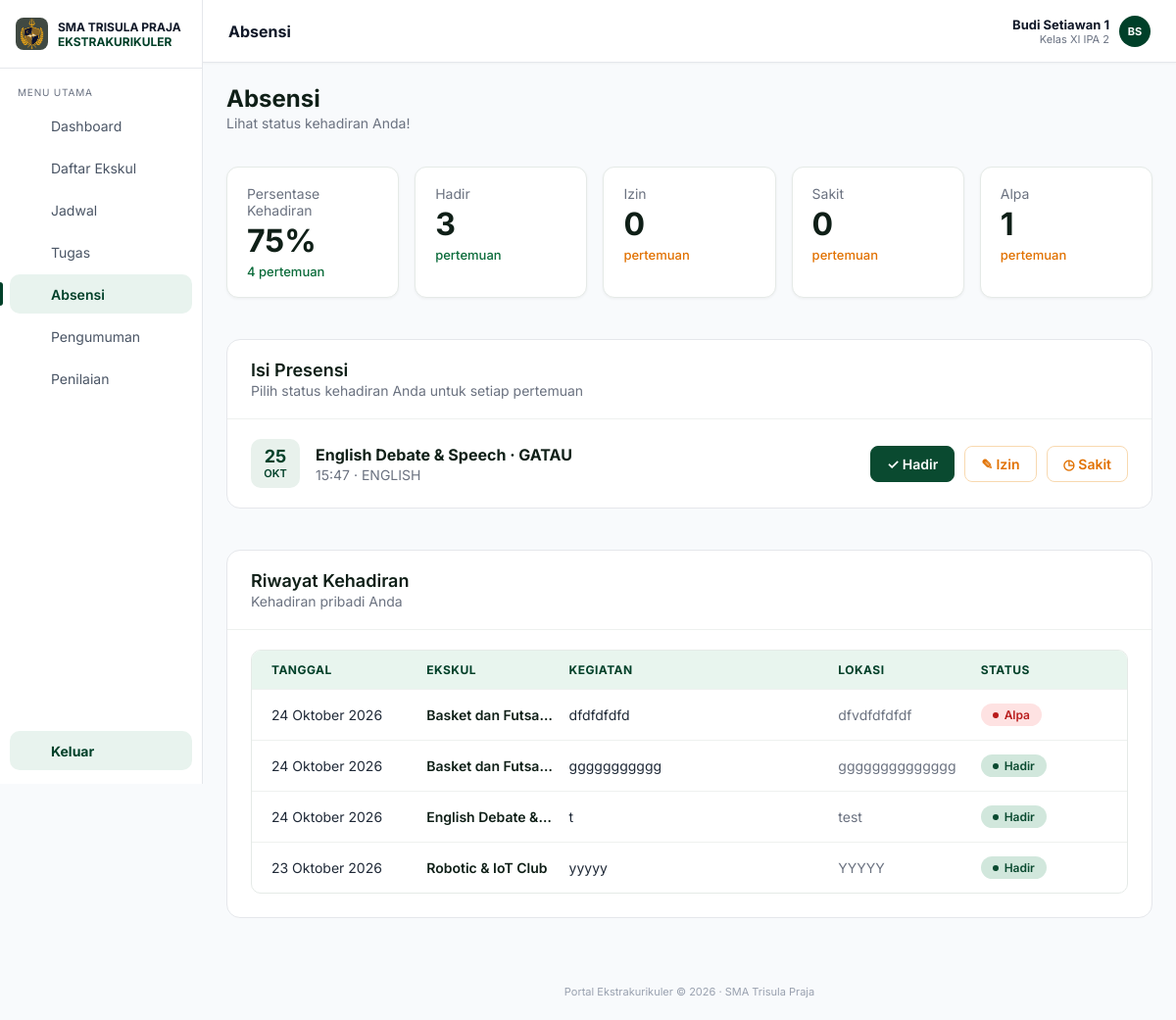
Screenshot of /portal-trisula/absensi.php (signed in) with the database file from the repository.
### tables this page shows
CREATE TABLE `users` (
  `id` int UNSIGNED NOT NULL,
  `username` varchar(50) NOT NULL,
  `password` varchar(255) NOT NULL,
  `nama` varchar(100) NOT NULL,
  `role` enum('siswa','pembimbing') NOT NULL DEFAULT 'siswa',
  `nis` varchar(20) DEFAULT NULL,
  `angkatan` year DEFAULT NULL,
  `kelas` varchar(30) DEFAULT NULL,
  `created_at` timestamp NULL DEFAULT CURRENT_TIMESTAMP
);

CREATE TABLE `ekskul_pertemuan` (
  `id` int NOT NULL,
  `ekskul_id` int NOT NULL,
  `tanggal` date NOT NULL,
  `jam` time NOT NULL DEFAULT '08:00:00',
  `kegiatan` varchar(150) NOT NULL,
  `lokasi` varchar(100) NOT NULL DEFAULT '-',
  `created_at` timestamp NOT NULL DEFAULT CURRENT_TIMESTAMP
);

CREATE TABLE `ekskul` (
  `id` int UNSIGNED NOT NULL,
  `nama` varchar(100) NOT NULL,
  `deskripsi` varchar(255) NOT NULL,
  `pembimbing` varchar(100) NOT NULL,
  `pembimbing_id` int UNSIGNED DEFAULT NULL,
  `hari` enum('Senin','Selasa','Rabu','Kamis','Jumat','Sabtu','Minggu') NOT NULL,
  `jam_mulai` time NOT NULL,
  `jam_selesai` time NOT NULL,
  `kuota` smallint UNSIGNED NOT NULL
);

CREATE TABLE `ekskul_absensi` (
  `id` int NOT NULL,
  `pertemuan_id` int NOT NULL,
  `siswa_id` int NOT NULL,
  `status` enum('hadir','izin','sakit','alpa') NOT NULL,
  `created_at` timestamp NOT NULL DEFAULT CURRENT_TIMESTAMP
);

### portal-trisula/includes/auth.php (called while the page is built, shortened)
<?php
function e(?string $v): string
{
    return htmlspecialchars($v ?? '', ENT_QUOTES, 'UTF-8');
}
function is_logged_in(): bool
{
    return isset($_SESSION['user']);
}
function require_role(string $role): array
{
    return $_SESSION['user'];
}

### portal-trisula/includes/ekskul.php (called while the page is built, shortened)
<?php
function load_user(PDO $pdo, int $id): array
{
    $st = $pdo->prepare('SELECT id, nama, nis, angkatan, kelas FROM users WHERE id = ?');
    $st->execute([$id]);
    return $st->fetch() ?: ['id' => $id, 'nama' => '', 'nis' => '', 'angkatan' => '', 'kelas' => ''];
}

### portal-trisula/absensi.php (the view, shortened to what this page needs)
<?php
require __DIR__ . '/config/database.php';
require __DIR__ . '/includes/auth.php';
require __DIR__ . '/includes/siswa_layout.php';
require __DIR__ . '/includes/ekskul.php';
if (!function_exists('tgl_panjang')) {
    function tgl_panjang(string $date): string
    {
        static $b = [1 => 'Januari', 'Februari', 'Maret', 'April', 'Mei', 'Juni', 'Juli', 'Agustus', 'September', 'Oktober', 'November', 'Desember'];
        $t = strtotime($date);
        return date('j', $t) . ' ' . $b[(int) date('n', $t)] . ' ' . date('Y', $t);
    }
}
function abs_bulan(string $date): string
{
    static $b = [1 => 'JAN', 'FEB', 'MAR', 'APR', 'MEI', 'JUN', 'JUL', 'AGU', 'SEP', 'OKT', 'NOV', 'DES'];
    return $b[(int) date('n', strtotime($date))];
}
$session = require_role('siswa');
$pdo     = db();
$user    = load_user($pdo, (int) $session['id']);
$uid     = (int) $user['id'];
$today = date('Y-m-d');
$batas = date('Y-m-d', strtotime('-' . JENDELA_HARI . ' days'));
$st = $pdo->prepare("SELECT m.id, m.tanggal, m.jam, m.kegiatan, m.lokasi, e.nama AS ekskul, a.status
                     FROM ekskul_pertemuan m
                     JOIN ekskul e ON e.id = m.ekskul_id
                     JOIN pendaftaran p ON p.ekskul_id = m.ekskul_id AND p.siswa_id = ? AND p.status = 'disetujui'
                     LEFT JOIN ekskul_absensi a ON a.pertemuan_id = m.id AND a.siswa_id = ?
                     WHERE m.tanggal <= ?
                     ORDER BY m.tanggal DESC, m.jam DESC, m.id DESC");
$st->execute([$uid, $uid, $today]);
$semua = $st->fetchAll();
$hitung  = ['hadir' => 0, 'izin' => 0, 'sakit' => 0, 'alpa' => 0];
$pending = [];
$riwayat = [];
foreach ($semua as $r) {
    if ($r['status']) {
        $r['state'] = $r['status'];
    } elseif ($r['tanggal'] >= $batas) {
        $pending[] = $r;
        continue;
    } else {
        $r['state'] = 'alpa';
    }
    $hitung[$r['state']]++;
    $riwayat[] = $r;
}
$pending = array_reverse($pending);
$total  = array_sum($hitung);
$persen = $total > 0 ? (int) round($hitung['hadir'] / $total * 100) : 0;
$label = ['hadir' => 'Hadir', 'izin' => 'Izin', 'sakit' => 'Sakit', 'alpa' => 'Alpa'];
siswa_header('Absensi', 'absensi', $user);
?>
<div class="page-title"><h2>Absensi</h2><p>Lihat status kehadiran Anda!</p></div>
<section class="abs-stats">
    <article class="abs-stat">
        <small>Persentase Kehadiran</small>
        <strong><?= $persen ?>%</strong>
        <span class="ok"><?= $total ?> pertemuan</span>
    </article>
    <article class="abs-stat"><small>Hadir</small><strong><?= $hitung['hadir'] ?></strong><span class="ok">pertemuan</span></article>
    <article class="abs-stat"><small>Izin</small><strong><?= $hitung['izin'] ?></strong><span class="warn">pertemuan</span></article>
    <article class="abs-stat"><small>Sakit</small><strong><?= $hitung['sakit'] ?></strong><span class="warn">pertemuan</span></article>
    <article class="abs-stat"><small>Alpa</small><strong><?= $hitung['alpa'] ?></strong><span class="warn">pertemuan</span></article>
</section>
<section class="panel abs-panel">
    <header class="abs-head">
        <h3>Isi Presensi</h3>
        <p>Pilih status kehadiran Anda untuk setiap pertemuan</p>
    </header>
    <?php foreach ($pending as $r): ?>
        <div class="abs-fill">
            <div class="abs-date"><b><?= (int) date('j', strtotime($r['tanggal'])) ?></b><span><?= e(abs_bulan($r['tanggal'])) ?></span></div>
            <div class="abs-info">
                <b><?= e($r['ekskul']) ?> · <?= e($r['kegiatan']) ?></b>
                <small><?= e(substr((string) $r['jam'], 0, 5)) ?> · <?= e($r['lokasi']) ?></small>
            </div>
            <form method="post" class="abs-actions">
                <button type="submit" name="status" value="hadir" class="abs-btn abs-btn--hadir"
                        onclick="return confirm('Isi presensi sebagai Hadir? Pilihan tidak dapat diubah.')">✓ Hadir</button>
                <button type="submit" name="status" value="izin" class="abs-btn"
                        onclick="return confirm('Isi presensi sebagai Izin? Pilihan tidak dapat diubah.')">✎ Izin</button>
                <button type="submit" name="status" value="sakit" class="abs-btn"
                        onclick="return confirm('Isi presensi sebagai Sakit? Pilihan tidak dapat diubah.')">◷ Sakit</button>
            </form>
        </div>
    <?php endforeach; ?>
</section>
<section class="panel abs-panel">
    <header class="abs-head">
        <h3>Riwayat Kehadiran</h3>
        <p>Kehadiran pribadi Anda</p>
    </header>
    <div class="abs-table">
        <div class="abs-tr abs-th"><span>TANGGAL</span><span>EKSKUL</span><span>KEGIATAN</span><span>LOKASI</span><span>STATUS</span></div>
        <?php foreach ($riwayat as $r): ?>
            <div class="abs-tr">
                <span><?= e(tgl_panjang($r['tanggal'])) ?></span>
                <span class="abs-ek"><?= e($r['ekskul']) ?></span>
                <span><?= e($r['kegiatan']) ?></span>
                <span class="muted"><?= e($r['lokasi']) ?></span>
                <span><i class="abs-pill abs-<?= e($r['state']) ?>"><?= e($label[$r['state']]) ?></i></span>
            </div>
        <?php endforeach; ?>
    </div>
</section>
<?php siswa_footer();

### portal-trisula/includes/siswa_layout.php (shortened to what this page needs)
<?php
function icon(string $name): string
{
    $p = [
        'dashboard'  => '<rect x="3" y="3" width="7" height="7" rx="1"/><rect x="14" y="3" width="7" height="7" rx="1"/><rect x="3" y="14" width="7" height="7" rx="1"/><rect x="14" y="14" width="7" height="7" rx="1"/>',
        'ekskul'     => '<path d="M8 6h13M8 12h13M8 18h13"/><circle cx="4" cy="6" r="1"/><circle cx="4" cy="12" r="1"/><circle cx="4" cy="18" r="1"/>',
        'jadwal'     => '<rect x="3" y="5" width="18" height="16" rx="2"/><path d="M3 10h18M8 3v4M16 3v4"/>',
        'tugas'      => '<rect x="5" y="4" width="14" height="17" rx="2"/><path d="M9 4h6v3H9zM9 12h6M9 16h6"/>',
        'absensi'    => '<circle cx="12" cy="8" r="4"/><path d="M4 21a8 8 0 0 1 16 0"/>',
        'pengumuman' => '<rect x="3" y="7" width="18" height="12" rx="2"/><path d="M9 7V5h6v2"/>',
        'penilaian'  => '<path d="M6 20V10M12 20V4M18 20v-7"/>',
        'keluar'     => '<path d="M9 21H5a2 2 0 0 1-2-2V5a2 2 0 0 1 2-2h4M16 17l5-5-5-5M21 12H9"/>',
    ];
    return '<svg viewBox="0 0 24 24" width="20" height="20" fill="none" stroke="currentColor" stroke-width="1.8" stroke-linecap="round" stroke-linejoin="round" aria-hidden="true">' . ($p[$name] ?? '') . '</svg>';
}
function initials(string $nama): string
{
    $nama  = trim(explode(',', $nama)[0]);
    $parts = preg_split('/\s+/', $nama) ?: [];
    $out   = '';
    foreach (array_slice($parts, 0, 2) as $w) {
        $out .= mb_strtoupper(mb_substr($w, 0, 1));
    }
    return $out;
}
function siswa_header(string $title, string $active, array $user): void
{
    $menu = [
        'dashboard'  => ['Dashboard',    'dashboard_siswa.php'],
        'ekskul'     => ['Daftar Ekskul', 'daftar_ekskul.php'],
        'jadwal'     => ['Jadwal',       'jadwal.php'],
        'tugas'      => ['Tugas',        'tugas.php'],
        'absensi'    => ['Absensi',      'absensi.php'],
        'pengumuman' => ['Pengumuman',   'pengumuman.php'],
        'penilaian'  => ['Penilaian',    'penilaian.php'],
    ];
    ?>
<!DOCTYPE html>
<html lang="id">
<head>
    <link rel="stylesheet" href="assets/css/dashboard.css">
</head>
<body class="app">
<aside class="sidebar">
    <div class="brand">
        <img src="assets/img/logo.png" alt="" onerror="this.style.visibility='hidden'">
        <div><b>SMA TRISULA PRAJA</b><span>EKSTRAKURIKULER</span></div>
    </div>
    <p class="menu-label">MENU UTAMA</p>
    <nav>
        <?php foreach ($menu as $key => [$label, $href]): ?>
            <a href="<?= e($href) ?>" class="<?= $key === $active ? 'active' : '' ?>">
                <?= icon($key) ?> <span><?= e($label) ?></span>
            </a>
        <?php endforeach; ?>
    </nav>
    <a href="logout.php" class="logout"><?= icon('keluar') ?> <span>Keluar</span></a>
</aside>
<div class="content">
    <header class="top">
        <h1><?= e($title) ?></h1>
        <a href="profil.php" class="who" style="text-decoration:none;color:inherit">
            <span class="avatar" style="background:#004029"><?= e(initials($user['nama'])) ?></span>
            <div><b><?= e($user['nama']) ?></b><small><?= e($user['kelas'] ?? '') ?></small></div>
        </a>
    </header>
    <main class="page">
<?php
}
function siswa_footer(): void
{
    ?>
    </main>
    <footer class="foot">Portal Ekstrakurikuler © <?= date('Y') ?> · SMA Trisula Praja</footer>
</div>
</body>
</html>
<?php
}

### rows the page displays
users: nama "BS", nama "Budi Setiawan 1", kelas "Kelas XI IPA 2"
ekskul_pertemuan: tanggal "25", tanggal "OKT", ekskul.nama "English Debate & Speech", kegiatan "GATAU", jam "15:47", lokasi "ENGLISH"
ekskul_pertemuan: tanggal "24 Oktober 2026", ekskul.nama "Basket dan Futsa…", kegiatan "dfdfdfdfd", lokasi "dfvdfdfdfdf", ekskul_absensi.status "Alpa"
ekskul_pertemuan: tanggal "24 Oktober 2026", ekskul.nama "Basket dan Futsa…", kegiatan "ggggggggggg", lokasi "gggggggggggggg", ekskul_absensi.status "Hadir"
ekskul_pertemuan: tanggal "24 Oktober 2026", ekskul.nama "English Debate &…", kegiatan "t", lokasi "test", ekskul_absensi.status "Hadir"
ekskul_pertemuan: tanggal "23 Oktober 2026", ekskul.nama "Robotic & IoT Club", kegiatan "yyyyy", lokasi "YYYYY", ekskul_absensi.status "Hadir"

### other values shown
$label "Dashboard"
$label "Daftar Ekskul"
$label "Jadwal"
$label "Tugas"
$label "Absensi"
$label "Pengumuman"
$label "Penilaian"
$title "Absensi"
$persen "75"
$total "4"
$hitung['hadir'] "3"
$hitung['izin'] "0"
$hitung['sakit'] "0"
$hitung['alpa'] "1"
